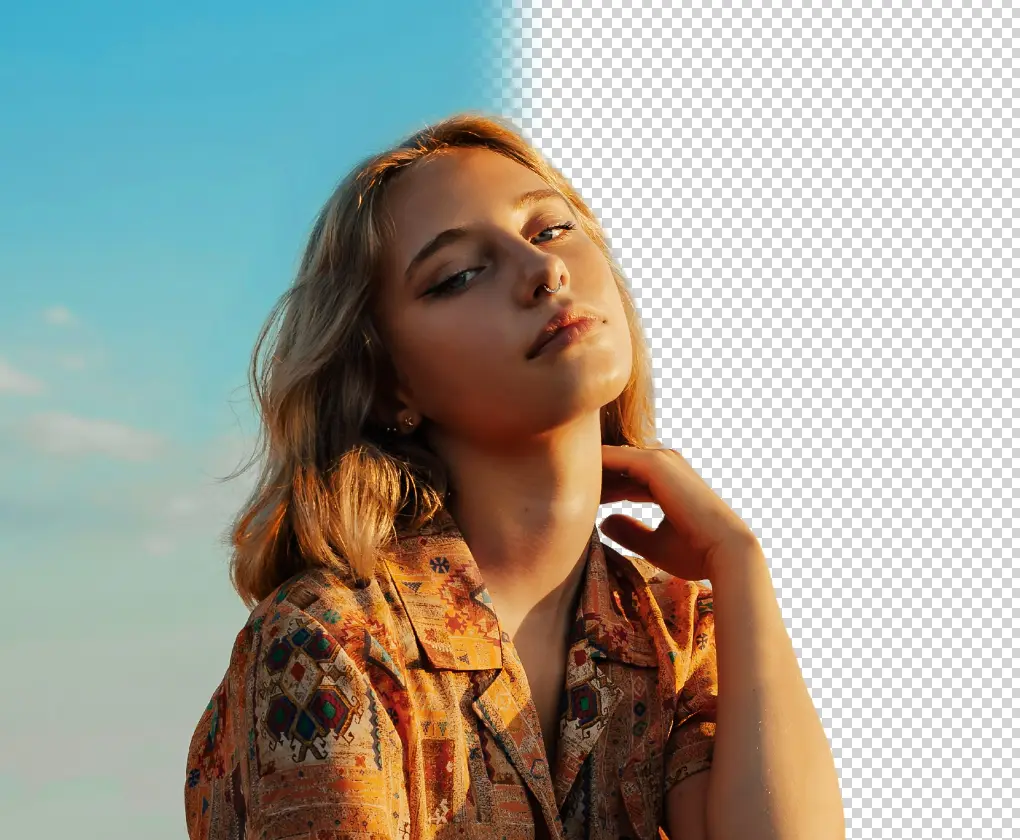
#> input picture images/img1.webp, 1020 x 840 px, found by its file name
$ jupyter execute 2c_bit_plan_slicing.ipynb
#> lines starting #> are read from the running program, lines starting #| are printed output that depends on the picture
Importing the libraries

[cell 1]
import cv2
import numpy as np
import matplotlib.pyplot as plt

Function for Bit Plane Slicing

[cell 2]
def make_sclice(image):
    mask = 11100000     # Keep only the last three bits (most significant bits)
    last_three_bits_image = image & mask

    return last_three_bits_image

Loading the original image

[cell 3]
original_image = cv2.imread('./images/img1.webp', 0)
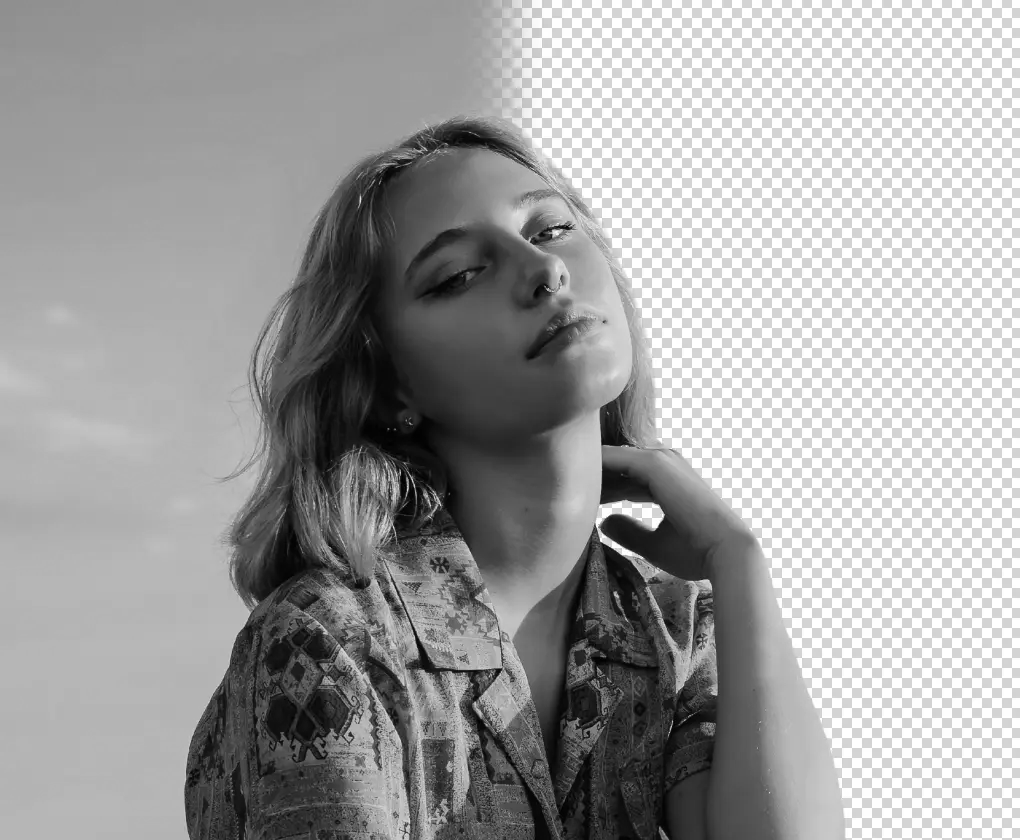
#> original_image: shape (840, 1020); min 0, max 255, mean 160.2
gray_image = cv2.resize(original_image, (512, 512))
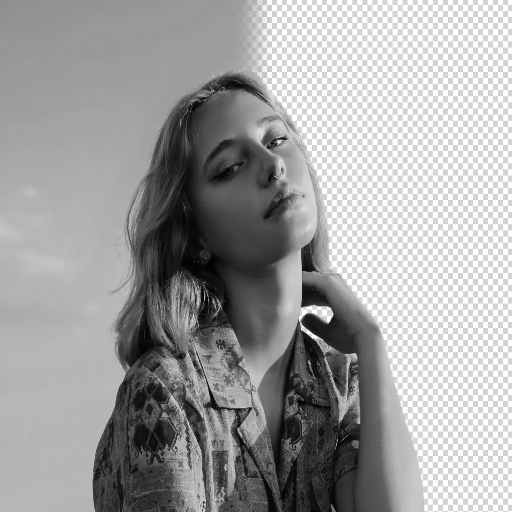
#> gray_image: shape (512, 512); min 1, max 255, mean 160.1

Displaying the original image, last 3 bits image and difference image

[cell 4]
last_three_bits_image = make_sclice(gray_image)
#> in make_sclice, `last_three_bits_image = image & mask`:
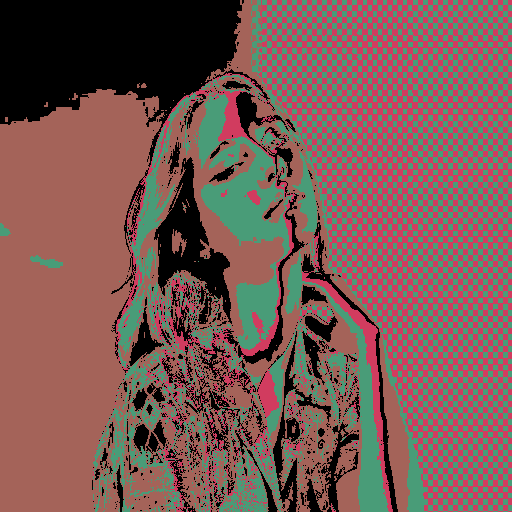
#> last_three_bits_image: shape (512, 512) int32; 4 distinct labels, from 0 to 96; one colour per label, 0 black
difference_image = gray_image - last_three_bits_image
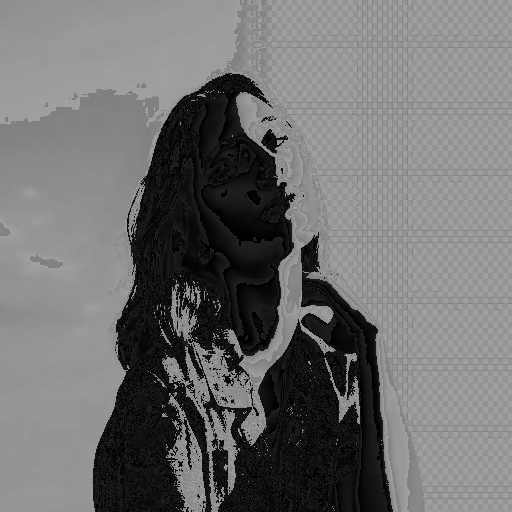
#> difference_image: shape (512, 512) int32; min 0, max 159, mean 110.9

plt.figure(figsize=(12, 12))
plt.subplot(2, 2, 1)
plt.imshow(gray_image, cmap='gray')
plt.title('The Original Image')

plt.subplot(2, 2, 2)
plt.imshow(last_three_bits_image, cmap='gray')
plt.title('Image using last 3 bits')

plt.subplot(2, 2, (3, 4))
plt.imshow(difference_image, cmap='gray')
plt.title('The Difference Image')

plt.tight_layout()
plt.show()

$ run again, with images/img3.webp copied over images/img1.webp
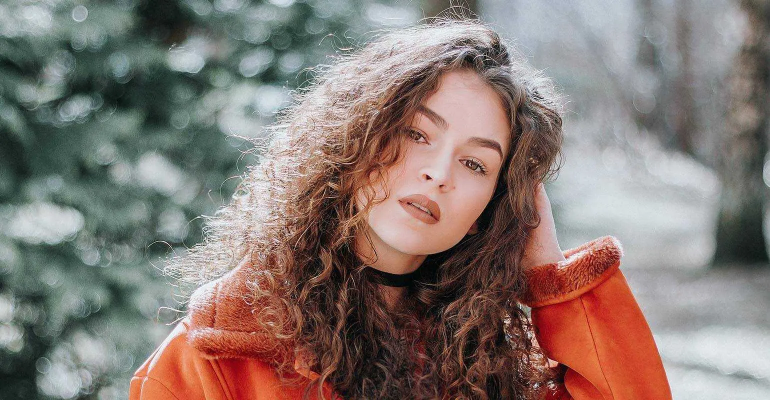
#> input picture images/img3.webp, 1540 x 800 px, found by its file name (shown at 1/2 size)
#> in make_sclice, `last_three_bits_image = image & mask`:
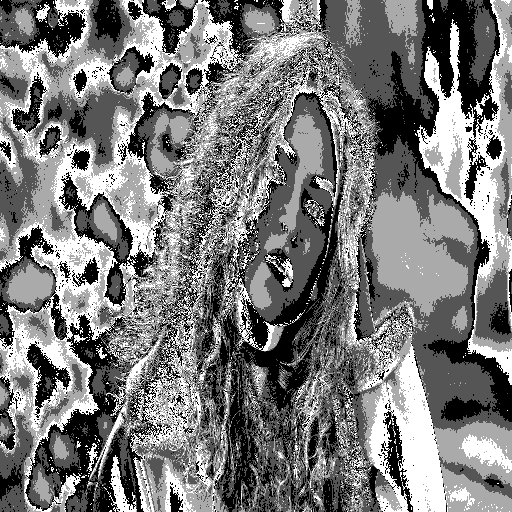
#> last_three_bits_image: shape (512, 512) int32; min 0, max 96, mean 45.9; drawn with min black and max white
#> `difference_image = gray_image - last_three_bits_image`:
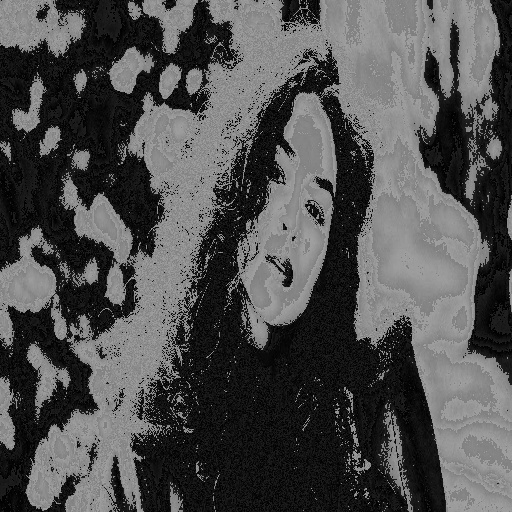
#> difference_image: shape (512, 512) int32; min 0, max 159, mean 78.2
